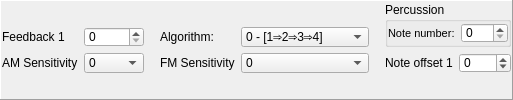
                  <widget class="QFrame" name="frame_2">
                   <property name="sizePolicy">
                    <sizepolicy hsizetype="Preferred" vsizetype="Maximum">
                     <horstretch>0</horstretch>
                     <verstretch>0</verstretch>
                    </sizepolicy>
                   </property>
                   <property name="frameShape">
                    <enum>QFrame::Panel</enum>
                   </property>
                   <property name="frameShadow">
                    <enum>QFrame::Raised</enum>
                   </property>
                   <layout class="QHBoxLayout" name="horizontalLayout_4">
                    <property name="leftMargin">
                     <number>1</number>
                    </property>
                    <property name="topMargin">
                     <number>1</number>
                    </property>
                    <property name="rightMargin">
                     <number>1</number>
                    </property>
                    <property name="bottomMargin">
                     <number>1</number>
                    </property>
                    <item>
                     <widget class="QFrame" name="frame_6">
                      <property name="sizePolicy">
                       <sizepolicy hsizetype="Preferred" vsizetype="Maximum">
                        <horstretch>0</horstretch>
                        <verstretch>0</verstretch>
                       </sizepolicy>
                      </property>
                      <layout class="QGridLayout" name="gridLayout_7">
                       <property name="leftMargin">
                        <number>0</number>
                       </property>
                       <property name="topMargin">
                        <number>0</number>
                       </property>
                       <property name="rightMargin">
                        <number>0</number>
                       </property>
                       <property name="bottomMargin">
                        <number>0</number>
                       </property>
                       <item row="0" column="0">
                        <widget class="QLabel" name="label_25">
                         <property name="toolTip">
                          <string>&lt;html&gt;&lt;head/&gt;&lt;body&gt;&lt;p&gt;&lt;span style=&quot; font-weight:600;&quot;&gt;Feedback Modulation Factor&lt;/span&gt;&lt;/p&gt;&lt;p&gt;Feedback is the degree to which operator 1 feeds back into itself.</string>
                         </property>
                         <property name="text">
                          <string>Feedback 1</string>
                         </property>
                        </widget>
                       </item>
                       <item row="0" column="1">
                        <widget class="QSpinBox" name="feedback1">
                         <property name="sizePolicy">
                          <sizepolicy hsizetype="Preferred" vsizetype="Fixed">
                           <horstretch>0</horstretch>
                           <verstretch>0</verstretch>
                          </sizepolicy>
                         </property>
                         <property name="maximumSize">
                          <size>
                           <width>60</width>
                           <height>20</height>
                          </size>
                         </property>
                         <property name="toolTip">
                          <string>&lt;html&gt;&lt;head/&gt;&lt;body&gt;&lt;p&gt;&lt;span style=&quot; font-weight:600;&quot;&gt;Feedback Modulation Factor&lt;/span&gt;&lt;/p&gt;&lt;p&gt;Feedback is the degree to which operator 1 feeds back into itself.</string>
                         </property>
                         <property name="maximum">
                          <number>7</number>
                         </property>
                        </widget>
                       </item>
                       <item row="0" column="3">
                        <widget class="QLabel" name="label_7">
                         <property name="text">
                          <string>Algorithm:</string>
                         </property>
                        </widget>
                       </item>
                       <item row="0" column="4">
                        <widget class="QComboBox" name="algorithm">
                         <property name="maximumSize">
                          <size>
                           <width>150</width>
                           <height>20</height>
                          </size>
                         </property>
                         <item>
                          <property name="text">
                           <string notr="true">0 - [1⇒2⇒3⇒4]</string>
                          </property>
                         </item>
                         <item>
                          <property name="text">
                           <string notr="true">1 - [(1 + 2)⇒3⇒4]</string>
                          </property>
                         </item>
                         <item>
                          <property name="text">
                           <string notr="true">2 - [(1 + (2⇒3))⇒4]</string>
                          </property>
                         </item>
                         <item>
                          <property name="text">
                           <string notr="true">3 - [((1⇒2) + 3)⇒4]</string>
                          </property>
                         </item>
                         <item>
                          <property name="text">
                           <string notr="true">4 - [(1⇒2) + (3⇒4)]</string>
                          </property>
                         </item>
                         <item>
                          <property name="text">
                           <string notr="true">5 - [1⇒(2 + 3 + 4)]</string>
                          </property>
                         </item>
                         <item>
                          <property name="text">
                           <string notr="true">6 - [(1⇒2) + 3 + 4]</string>
                          </property>
                         </item>
                         <item>
                          <property name="text">
                           <string notr="true">7 - [1 + 2 + 3 + 4]</string>
                          </property>
                         </item>
                        </widget>
                       </item>
                       <item row="1" column="0">
                        <widget class="QLabel" name="label_10">
                         <property name="toolTip">
                          <string>Amplitude modulation sensitivity (LFO)</string>
                         </property>
                         <property name="text">
                          <string>AM Sensitivity</string>
                         </property>
                        </widget>
                       </item>
                       <item row="1" column="1">
                        <widget class="QComboBox" name="amsens">
                         <property name="maximumSize">
                          <size>
                           <width>60</width>
                           <height>20</height>
                          </size>
                         </property>
                         <property name="toolTip">
                          <string>Amplitude modulation sensitivity (LFO)</string>
                         </property>
                         <item>
                          <property name="text">
                           <string notr="true">0</string>
                          </property>
                         </item>
                         <item>
                          <property name="text">
                           <string>1 - 1.4 dB</string>
                          </property>
                         </item>
                         <item>
                          <property name="text">
                           <string>2 - 5.9 dB</string>
                          </property>
                         </item>
                         <item>
                          <property name="text">
                           <string>3 - 11.8 dB</string>
                          </property>
                         </item>
                        </widget>
                       </item>
                       <item row="1" column="3">
                        <widget class="QLabel" name="label_11">
                         <property name="toolTip">
                          <string>Frequency modulation sensitivity (LFO)</string>
                         </property>
                         <property name="text">
                          <string>FM Sensitivity</string>
                         </property>
                        </widget>
                       </item>
                       <item row="1" column="4">
                        <widget class="QComboBox" name="fmsens">
                         <property name="maximumSize">
                          <size>
                           <width>150</width>
                           <height>20</height>
                          </size>
                         </property>
                         <property name="toolTip">
                          <string>Frequency modulation sensitivity (LFO)</string>
                         </property>
                         <item>
                          <property name="text">
                           <string notr="true">0</string>
                          </property>
                         </item>
                         <item>
                          <property name="text">
                           <string notr="true">1 - ±3.4</string>
                          </property>
                         </item>
                         <item>
                          <property name="text">
                           <string notr="true">2 - ±6.7</string>
                          </property>
                         </item>
                         <item>
                          <property name="text">
                           <string notr="true">3 - ±10</string>
                          </property>
                         </item>
                         <item>
                          <property name="text">
                           <string notr="true">4 - ±14</string>
                          </property>
                         </item>
                         <item>
                          <property name="text">
                           <string notr="true">5 - ±20</string>
                          </property>
                         </item>
                         <item>
                          <property name="text">
                           <string notr="true">6 - ±40</string>
                          </property>
                         </item>
                         <item>
                          <property name="text">
                           <string notr="true">7 - ±80</string>
                          </property>
                         </item>
                        </widget>
                       </item>
                       <item row="0" column="2" rowspan="2">
                        <spacer name="horizontalSpacer_12">
                         <property name="orientation">
                          <enum>Qt::Horizontal</enum>
                         </property>
                         <property name="sizeHint" stdset="0">
                          <size>
                           <width>10</width>
                           <height>20</height>
                          </size>
                         </property>
                        </spacer>
                       </item>
                      </layout>
                     </widget>
                    </item>
                    <item>
                     <spacer name="horizontalSpacer_13">
                      <property name="orientation">
                       <enum>Qt::Horizontal</enum>
                      </property>
                      <property name="sizeHint" stdset="0">
                       <size>
                        <width>10</width>
                        <height>20</height>
                       </size>
                      </property>
                     </spacer>
                    </item>
                    <item>
                     <widget class="QFrame" name="frame_5">
                      <property name="frameShape">
                       <enum>QFrame::NoFrame</enum>
                      </property>
                      <property name="frameShadow">
                       <enum>QFrame::Raised</enum>
                      </property>
                      <layout class="QVBoxLayout" name="verticalLayout_6">
                       <property name="leftMargin">
                        <number>0</number>
                       </property>
                       <property name="topMargin">
                        <number>0</number>
                       </property>
                       <property name="rightMargin">
                        <number>0</number>
                       </property>
                       <property name="bottomMargin">
                        <number>0</number>
                       </property>
                       <item>
                        <widget class="QGroupBox" name="groupBox">
                         <property name="title">
                          <string>Percussion</string>
                         </property>
                         <layout class="QGridLayout" name="gridLayout_6">
                          <property name="leftMargin">
                           <number>0</number>
                          </property>
                          <property name="topMargin">
                           <number>0</number>
                          </property>
                          <property name="rightMargin">
                           <number>0</number>
                          </property>
                          <property name="bottomMargin">
                           <number>0</number>
                          </property>
                          <item row="0" column="0">
                           <widget class="QLabel" name="label_27">
                            <property name="font">
                             <font>
                              <pointsize>8</pointsize>
                             </font>
                            </property>
                            <property name="toolTip">
                             <string>&lt;html&gt;&lt;head/&gt;&lt;body&gt;&lt;p&gt;&lt;span style=&quot; font-weight:600;&quot;&gt;Fixed pitch note number&lt;/span&gt;&lt;/p&gt;&lt;p&gt;Instrument always plays the same note.&lt;/p&gt;&lt;p&gt;Recommended usage for the percussion instruments. If value is 0 - fixed pitch mode is disabled.&lt;/p&gt;&lt;/body&gt;&lt;/html&gt;</string>
                            </property>
                            <property name="text">
                             <string>Note number:</string>
                            </property>
                           </widget>
                          </item>
                          <item row="0" column="1">
                           <widget class="QSpinBox" name="perc_noteNum">
                            <property name="sizePolicy">
                             <sizepolicy hsizetype="Preferred" vsizetype="Fixed">
                              <horstretch>0</horstretch>
                              <verstretch>0</verstretch>
                             </sizepolicy>
                            </property>
                            <property name="maximumSize">
                             <size>
                              <width>60</width>
                              <height>20</height>
                             </size>
                            </property>
                            <property name="toolTip">
                             <string>&lt;html&gt;&lt;head/&gt;&lt;body&gt;&lt;p&gt;&lt;span style=&quot; font-weight:600;&quot;&gt;Fixed pitch note number&lt;/span&gt;&lt;/p&gt;&lt;p&gt;Instrument always plays the same note.&lt;/p&gt;&lt;p&gt;Recommended usage for the percussion instruments. If value is 0 - fixed pitch mode is disabled.&lt;/p&gt;&lt;/body&gt;&lt;/html&gt;</string>
                            </property>
                            <property name="maximum">
                             <number>127</number>
                            </property>
                           </widget>
                          </item>
                         </layout>
                        </widget>
                       </item>
                       <item>
                        <widget class="QFrame" name="frame_4">
                         <layout class="QFormLayout" name="formLayout_5">
                          <property name="leftMargin">
                           <number>0</number>
                          </property>
                          <property name="topMargin">
                           <number>0</number>
                          </property>
                          <property name="rightMargin">
                           <number>0</number>
                          </property>
                          <property name="bottomMargin">
                           <number>0</number>
                          </property>
                          <item row="0" column="0">
                           <widget class="QLabel" name="label_37">
                            <property name="toolTip">
                             <string>&lt;html&gt;&lt;head/&gt;&lt;body&gt;&lt;p&gt;Offset to one semi-tone (octave is 12 semi-tones)&lt;br/&gt;(0 is don't offset note. Value range from -127 to 127).&lt;/p&gt;&lt;p&gt;&lt;span style=&quot; text-decoration: underline;&quot;&gt;In pair of 2-operator voices mode is an offset of the first voice&lt;/span&gt;&lt;/p&gt;&lt;/body&gt;&lt;/html&gt;</string>
                            </property>
                            <property name="text">
                             <string>Note offset 1</string>
                            </property>
                           </widget>
                          </item>
                          <item row="0" column="1">
                           <widget class="QSpinBox" name="noteOffset1">
                            <property name="sizePolicy">
                             <sizepolicy hsizetype="Preferred" vsizetype="Fixed">
                              <horstretch>0</horstretch>
                              <verstretch>0</verstretch>
                             </sizepolicy>
                            </property>
                            <property name="maximumSize">
                             <size>
                              <width>60</width>
                              <height>20</height>
                             </size>
                            </property>
                            <property name="toolTip">
                             <string>&lt;html&gt;&lt;head/&gt;&lt;body&gt;&lt;p&gt;Offset to one semi-tone (octave is 12 semi-tones)&lt;br/&gt;(0 is don't offset note. Value range from -127 to 127).&lt;/p&gt;&lt;p&gt;&lt;span style=&quot; text-decoration: underline;&quot;&gt;In pair of 2-operator voices mode is an offset of the first voice&lt;/span&gt;&lt;/p&gt;&lt;/body&gt;&lt;/html&gt;</string>
                            </property>
                            <property name="minimum">
                             <number>-127</number>
                            </property>
                            <property name="maximum">
                             <number>127</number>
                            </property>
                           </widget>
                          </item>
                         </layout>
                        </widget>
                       </item>
                      </layout>
                     </widget>
                    </item>
                   </layout>
                  </widget>
